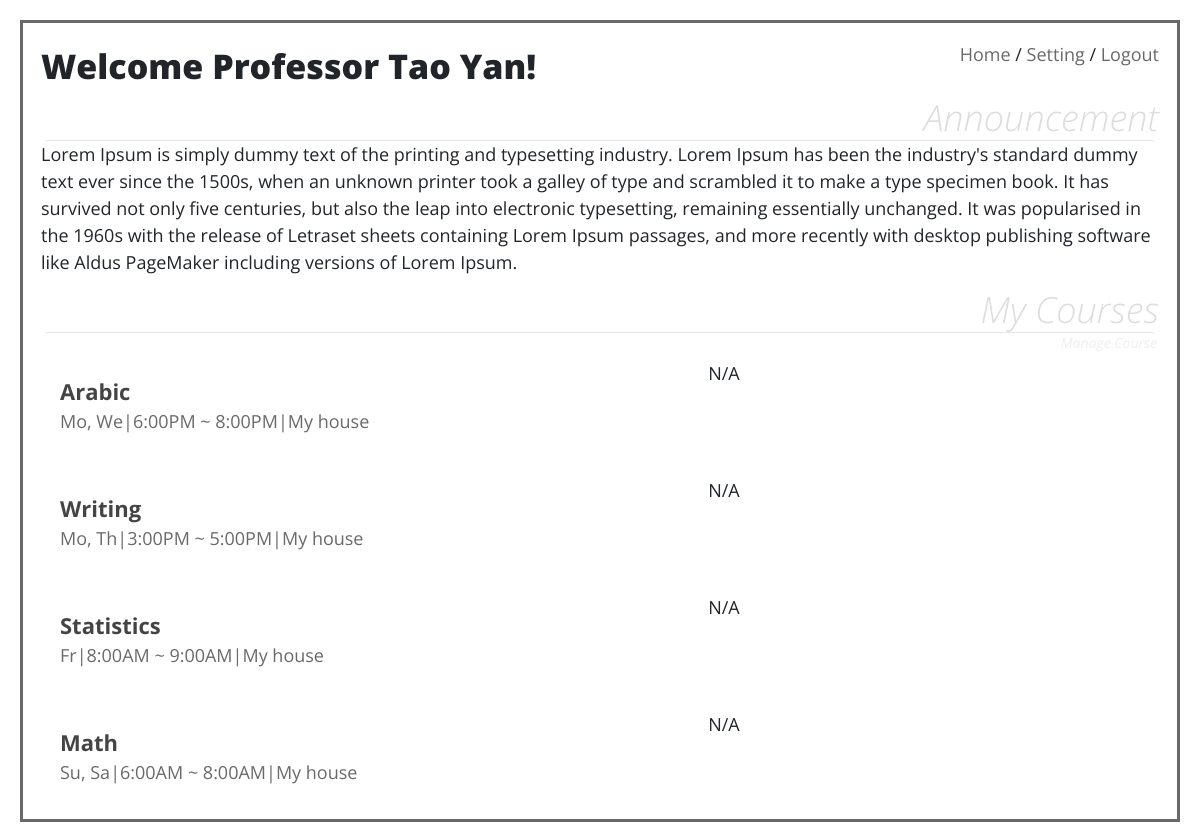
/teacherClassroom/teacherMain.php (signed in), run on the app's committed database.
### tables this page shows
CREATE TABLE `teacher` (
  `id` int(11) NOT NULL AUTO_INCREMENT,
  `username` varchar(256) NOT NULL,
  `email` varchar(256) NOT NULL,
  `office` varchar(256) NOT NULL,
  `password` varchar(256) NOT NULL,
  `fname` varchar(45) NOT NULL,
  `lname` varchar(45) NOT NULL,
  `phone` varchar(45) DEFAULT NULL,
  `address` varchar(256) DEFAULT NULL,
  `status` int(1) NOT NULL,
  PRIMARY KEY (`id`)
);

CREATE TABLE `course` (
  `id` int(11) NOT NULL AUTO_INCREMENT,
  `cname` varchar(45) NOT NULL,
  `detail` varchar(1024) NOT NULL,
  `teacher_id` varchar(45) NOT NULL,
  `rating` double NOT NULL,
  `nrating` int(11) NOT NULL,
  PRIMARY KEY (`id`)
);

CREATE TABLE `semcourse` (
  `id` int(11) NOT NULL AUTO_INCREMENT,
  `course_id` int(11) NOT NULL,
  `semester_id` int(11) NOT NULL,
  `room` varchar(45) NOT NULL,
  `week` varchar(7) NOT NULL,
  `cstart` time NOT NULL,
  `cend` time NOT NULL,
  PRIMARY KEY (`id`)
);

### src/teacherClassroom/securityCheck.php (called while the page is built, shortened)
<?php
try {
    include "../inc/connect_inc.php";
    require_once "../inc/courseUtil.php";
    if (!isset($_SESSION['pq'])) {
        $username = $_COOKIE['username'];
        $p = mysqli_query($db, "SELECT * FROM teacher WHERE BINARY username ='$username';");
        $pq = mysqli_fetch_assoc($p);
    } else {
        $pq = $_SESSION['pq'];
    }
} catch (Exception $e) {
    require_once "../errorPage/errorPageFunc.php";
    $cls = new errorPageFunc();
    $cls->sendErrMsg($e->getMessage());
}

### src/inc/courseUtil.php (called while the page is built, shortened)
<?php
class courseUtil
{
    private function weekText($wk)
    {
        switch ($wk) {
            case 0:
                return "Su";
            case 1:
                return "Mo";
            case 3:
                return "We";
            case 4:
                return "Th";
            case 5:
                return "Fr";
            case 6:
                return "Sa";
        }
    }
    public function str2week($str)
    {
        $strarr = str_split($str);
        $strbuilder = "";
        for ($i = 0; $i < count($strarr); $i++) {
            $strbuilder .= $this->weekText($strarr[$i] - '0');
            if ($i != count($strarr) - 1) {
                $strbuilder = $strbuilder . ", ";
            }
        }
        return $strbuilder;
    }
    public function shortenTime($time)
    {
        $stringbuilder = "";
        $arr = explode(":", $time);
        $stringbuilder .= (string)(((int)$arr[0] + 11) % 12 + 1);
        $stringbuilder .= ":";
        $stringbuilder .= $arr[1];
        if ((int)$arr[0] >= 12) {
            $stringbuilder .= "PM";
        } else {
            $stringbuilder .= "AM";
        }
        return $stringbuilder;
    }
}

### src/teacherClassroom/teacherMain.php (the view, shortened to what this page needs)
<?php include "teacherHeader.php"; ?>
<link rel="stylesheet" href="../css/couseMaster.css">
<h1>Welcome Professor <?php echo ucwords($pq['fname']) . " " . ucwords($pq['lname']); ?>!</h1>
<h2>Announcement</h2>
<hr class="hr">
<p>Lorem Ipsum is simply dummy text of the printing and typesetting industry. Lorem Ipsum has been the industry's
    standard dummy text ever since the 1500s, when an unknown printer took a galley of type and scrambled it to make a
    type specimen book. It has survived not only five centuries, but also the leap into electronic typesetting,
    remaining essentially unchanged. It was popularised in the 1960s with the release of Letraset sheets containing
    Lorem Ipsum passages, and more recently with desktop publishing software like Aldus PageMaker including versions of
    Lorem Ipsum.</p>
<h2>My Courses</h2>
<hr class="hr">
<a class="advance" href="manageCourse.php?menu=0">Manage Course</a>
<?php
require_once "../inc/courseUtil.php";
$coursecls = new courseUtil();
try {
    $today = date("Y-m-d");
    $endSemesterControl = date('Y-m-d', strtotime("-20 days", strtotime($today)));
    $semester = mysqli_fetch_assoc(mysqli_query($db, "SELECT id FROM semester WHERE end > '$endSemesterControl' AND start<'$today'"));
    $semester = $semester['id'];
    $myID = $pq['id'];
    $myClass = mysqli_query($db, "SELECT * FROM course WHERE teacher_id=$myID");
    if (mysqli_num_rows($myClass) > 0) {
        while ($rows = mysqli_fetch_assoc($myClass)) {
            $course_id = $rows['id'];
            $check4ThisSemester = mysqli_query($db, "SELECT * FROM semcourse WHERE course_id=$course_id AND semester_id=$semester");
            if (mysqli_num_rows($check4ThisSemester) > 0) {
                $row = mysqli_fetch_assoc($check4ThisSemester);
                ?>
                <br>
                <div class="container-fluid">
                    <div class="row">
                        <div class="col-sm-7 csdetail">
                            <a class="course"
                               href="../errorPage/featureConstruction.php">
                                <?php
                                echo $rows['cname'];
                                ?>
                            </a>
                            <br>
                            <span class="coursedetail">
                                    <?php
                                    echo $coursecls->str2week($row['week']) . "|";
                                    echo $coursecls->shortenTime($row['cstart']) . " ~ " . $coursecls->shortenTime($row['cend']) . "|";
                                    echo $row['room'];
                                    echo '<br>';
                                    ?>
                        </span>
                        </div>
                        <div class="col-sm-5">
                            <span>N/A</span>
                        </div>
                    </div>
                </div>
            <?php }
        }
    } else { ?>
        <span class="results noresult">No Course Available...</span>
        <?php
    }
} catch (Exception $e) {
    require_once "../errorPage/errorPageFunc.php";
    $cls = new errorPageFunc();
    $cls->sendErrMsg($e->getMessage());
} ?>
<?php include "teacherFooter.php"; ?>

### src/css/overall.css (style rules this page uses)
html, html * { font-family: 'Open Sans', sans-serif; -webkit-transition: color 1s, border 1s; -moz-transition: color 1s, border 1s; -ms-transition: color 1s, border 1s; -o-transition: color 1s, border 1s; transition: color 1s, border 1s; }
body { font-size: 18px; }
h1 { font-weight: 900; font-size: 34px; line-height: 150%; }
h2 { font-style: italic; font-weight: 100; font-size: 36px; line-height: 100%; color: #ddd; text-align: right; cursor: default; }
p { line-height: 150%; }
a, a:visited { color: dimgray; text-decoration: none; }
hr { margin: 5px; }

### src/css/couseMaster.css (style rules this page uses)
.course { font-size: 22px; font-weight: 700; }
.course:visited, .course:link { color: #444; }
.coursedetail { color: dimgray; }
.csdetail { padding: 15px; border-left: 4px white double; max-width: 800px; display: inline-block; -webkit-transition: border .5s; -moz-transition: border .5s; -ms-transition: border .5s; -o-transition: border .5s; transition: border .5s; }
.advance, .advance:visited { font-size: 14px; font-style: italic; padding: 2px; margin: 0; border-bottom: 1px white solid; border-left: 0; border-right: 0; border-top: 1px white dashed; float: right; color: #eee; cursor: pointer; line-height: 100%; display: block; }
.hr { margin-top: -4px; margin-bottom: 0; }

### data on the page
teacher: fname "Tao", lname "Yan"
course: cname "Arabic", semcourse.week "Mo, We", semcourse.cstart "6:00PM", semcourse.cend "8:00PM", semcourse.room "My house"
course: cname "Writing", semcourse.week "Mo, Th", semcourse.cstart "3:00PM", semcourse.cend "5:00PM", semcourse.room "My house"
course: cname "Statistics", semcourse.week "Fr", semcourse.cstart "8:00AM", semcourse.cend "9:00AM", semcourse.room "My house"
course: cname "Math", semcourse.week "Su, Sa", semcourse.cstart "6:00AM", semcourse.cend "8:00AM", semcourse.room "My house"
